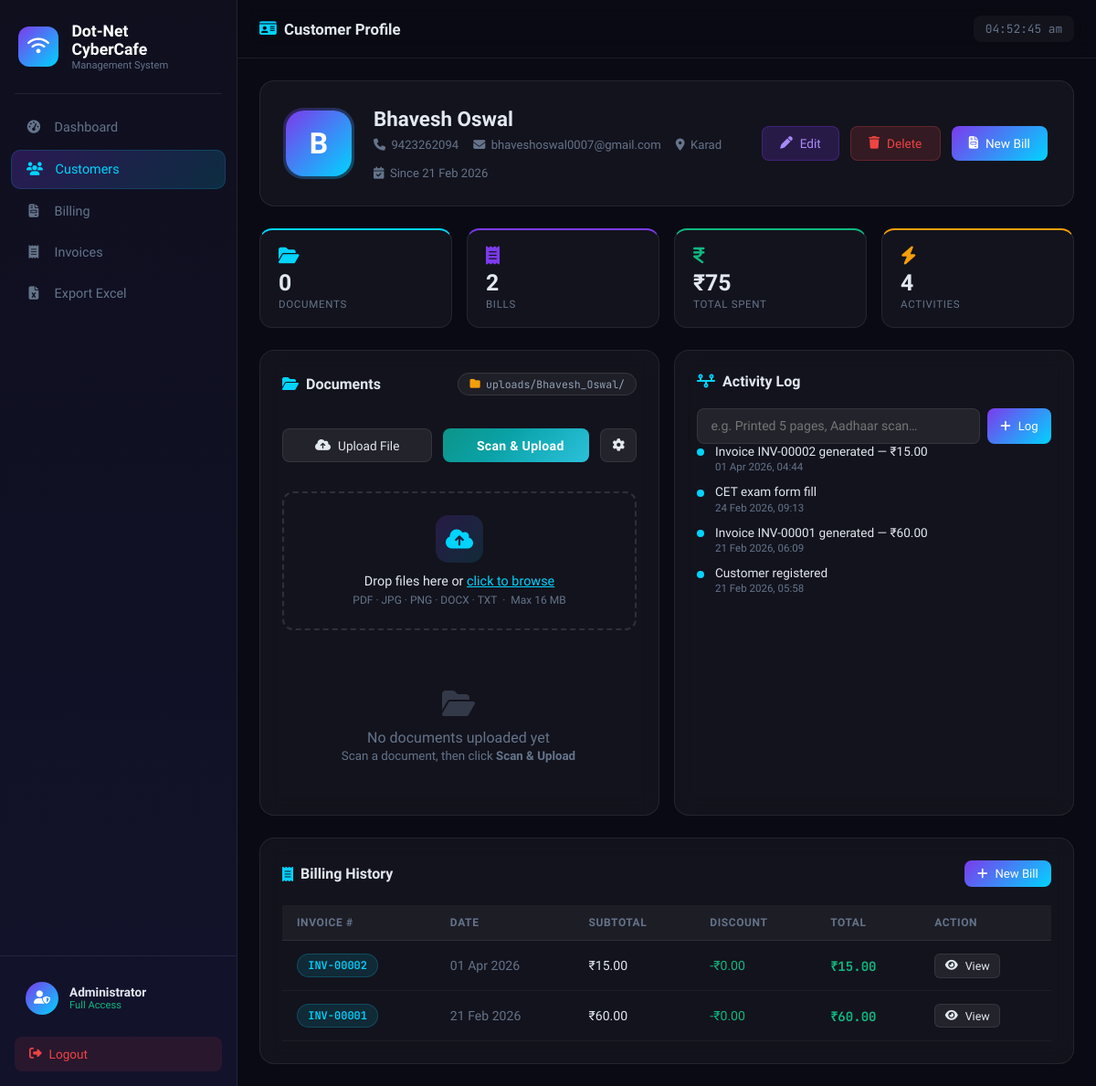
Screenshot of /customers/profile/1 (signed in) with the database file from the repository.
### app.py (models this page shows)
class Customer(db.Model):
    id         = db.Column(db.Integer, primary_key=True)
    name       = db.Column(db.String(100), nullable=False)
    phone      = db.Column(db.String(20),  nullable=False)
    email      = db.Column(db.String(120))
    place      = db.Column(db.String(100))
    created_at = db.Column(db.DateTime, default=datetime.utcnow)
    documents  = db.relationship('Document', backref='customer', lazy=True, cascade='all, delete-orphan')
    activities = db.relationship('Activity', backref='customer', lazy=True, cascade='all, delete-orphan')
    bills      = db.relationship('Bill',     backref='customer', lazy=True, cascade='all, delete-orphan')

class Activity(db.Model):
    id          = db.Column(db.Integer, primary_key=True)
    customer_id = db.Column(db.Integer, db.ForeignKey('customer.id'), nullable=False)
    description = db.Column(db.String(500), nullable=False)
    date        = db.Column(db.DateTime, default=datetime.utcnow)

class Bill(db.Model):
    id             = db.Column(db.Integer, primary_key=True)
    invoice_number = db.Column(db.String(20), unique=True, nullable=False)
    customer_id    = db.Column(db.Integer, db.ForeignKey('customer.id'), nullable=False)
    items          = db.Column(db.Text, nullable=False)
    subtotal       = db.Column(db.Float, default=0)
    discount       = db.Column(db.Float, default=0)
    total          = db.Column(db.Float, default=0)
    date           = db.Column(db.DateTime, default=datetime.utcnow)

### app.py (the view, shortened to what this page needs)
@app.route('/customers/profile/<int:cid>')
@login_required
def customer_profile(cid):
    c          = Customer.query.get_or_404(cid)
    documents  = Document.query.filter_by(customer_id=cid).order_by(Document.upload_date.desc()).all()
    activities = Activity.query.filter_by(customer_id=cid).order_by(Activity.date.desc()).all()
    bills      = Bill.query.filter_by(customer_id=cid).order_by(Bill.date.desc()).all()
    scanner_path = get_scanner_path()
    latest_scan  = None
    return render_template('profile.html',
        customer     = c,
        documents    = documents,
        activities   = activities,
        bills        = bills,
        total_spent  = sum(b.total for b in bills),
        folder_name  = sanitize_name(c.name),
        scanner_path = scanner_path,
        latest_scan  = latest_scan,
    )

### app.py (called while the page is built)
def get_scanner_path():
    try:
        with open(SCANNER_CONFIG_FILE, 'r', encoding='utf-8') as f:
            return f.read().strip()
    except FileNotFoundError:
        return ''

def sanitize_name(name):
    name = name.strip()
    name = re.sub(r'\s+', '_', name)
    name = re.sub(r'[^\w]', '', name)
    name = re.sub(r'_+', '_', name)
    name = name.strip('_')
    return name if name else 'customer'

def login_required(f):
    from functools import wraps
    @wraps(f)
    def decorated(*args, **kwargs):
        if not session.get('logged_in'):
            return redirect(url_for('login'))
        return f(*args, **kwargs)
    return decorated

### templates/profile.html (shortened to what this page needs)
{% extends "base.html" %}
{% block page_title %}<i class="fa-solid fa-id-card"></i> Customer Profile{% endblock %}
{% block content %}
<div class="profile-header">
  <div class="profile-avatar-wrap">
    <div class="profile-avatar">{{ customer.name[0].upper() }}</div>
    <div class="avatar-ring"></div>
  </div>
  <div class="profile-info">
    <h2>{{ customer.name }}</h2>
    <div class="profile-meta">
      <span><i class="fa-solid fa-phone"></i> {{ customer.phone }}</span>
      {% if customer.email %}<span><i class="fa-solid fa-envelope"></i> {{ customer.email }}</span>{% endif %}
      {% if customer.place %}<span><i class="fa-solid fa-location-dot"></i> {{ customer.place }}</span>{% endif %}
      <span><i class="fa-solid fa-calendar-check"></i> Since {{ customer.created_at.strftime('%d %b %Y') }}</span>
    </div>
  </div>
  <div class="profile-actions">
    <a href="{{ url_for('edit_customer', cid=customer.id) }}" class="btn btn-blue">
      <i class="fa-solid fa-pen"></i> Edit
    </a>
    <button onclick="confirmDelete('{{ url_for('delete_customer', cid=customer.id) }}',
      'Delete {{ customer.name }} and ALL their data permanently?')" class="btn btn-danger">
      <i class="fa-solid fa-trash"></i> Delete
    </button>
    <a href="{{ url_for('billing') }}" class="btn btn-primary">
      <i class="fa-solid fa-file-invoice"></i> New Bill
    </a>
  </div>
</div>
<div class="quick-stats">
  <div class="qs-card" style="--c:#00d4ff">
    <i class="fa-solid fa-folder-open"></i>
    <div class="qs-num">{{ documents|length }}</div>
    <div class="qs-label">Documents</div>
  </div>
  <div class="qs-card" style="--c:#7c3aed">
    <i class="fa-solid fa-receipt"></i>
    <div class="qs-num">{{ bills|length }}</div>
    <div class="qs-label">Bills</div>
  </div>
  <div class="qs-card" style="--c:#10b981">
    <i class="fa-solid fa-indian-rupee-sign"></i>
    <div class="qs-num">₹{{ "%.0f"|format(total_spent) }}</div>
    <div class="qs-label">Total Spent</div>
  </div>
  <div class="qs-card" style="--c:#f59e0b">
    <i class="fa-solid fa-bolt"></i>
    <div class="qs-num">{{ activities|length }}</div>
    <div class="qs-label">Activities</div>
  </div>
</div>
<div class="profile-grid">
  <div class="glass-card doc-panel">
    <div class="card-header">
      <h3>
        <i class="fa-solid fa-folder-open"></i> Documents
      </h3>
      <span class="folder-badge" title="Customer documents saved here">
        <i class="fa-solid fa-folder"></i> uploads/{{ folder_name }}/
      </span>
    </div>
    <div class="upload-action-row">
      <button type="button" class="btn btn-ghost btn-upload-trigger"
              onclick="document.getElementById('docFileInput').click()"
              title="Browse your computer and upload any file">
        <i class="fa-solid fa-cloud-arrow-up"></i> Upload File
      </button>
      <button type="button" class="btn btn-scan" id="btnScanFolder"
              onclick="importFromScannerFolder({{ customer.id }})"
              title="Import the latest scanned file from the scanner folder automatically">
         Scan &amp; Upload
      </button>
      <button type="button" class="btn btn-ghost btn-icon"
              onclick="toggleScannerSettings()"
              title="Configure scanner save folder">
        <i class="fa-solid fa-gear"></i>
      </button>
    </div>
    <form id="uploadForm"
          action="{{ url_for('upload_document', customer_id=customer.id) }}"
          method="POST"
          enctype="multipart/form-data">
      <div class="upload-zone" id="uploadZone"
           ondragover="handleDragOver(event)"
           ondragleave="handleDragLeave(event)"
           ondrop="handleDrop(event)">
        <div class="upload-zone-inner"
             onclick="document.getElementById('docFileInput').click()">
          <div class="upload-icon-wrap">
            <i class="fa-solid fa-cloud-arrow-up upload-cloud-icon"></i>
          </div>
          <p class="upload-main-text">
            Drop files here or <span class="upload-link">click to browse</span>
          </p>
          <p class="upload-sub-text">PDF · JPG · PNG · DOCX · TXT &nbsp;·&nbsp; Max 16 MB</p>
        </div>
      </div>
    </form>
    <div class="doc-list" id="docList">
      {% if documents %}
        {% for doc in documents %}
        <div class="doc-item" id="doc-item-{{ doc.id }}">
          <div class="doc-thumb {% if doc.is_image %}doc-thumb-img{% endif %}">
            {% if doc.is_image %}
              <img src="{{ url_for('view_document', did=doc.id) }}"
                   alt="{{ doc.original_name }}" loading="lazy"
                   onerror="this.parentElement.innerHTML='<i class=\'fa-solid {{ doc.icon[0] }}\' ></i>'">
            {% else %}
              <i class="fa-solid {{ doc.icon[0] }} {{ doc.icon[1] }}"></i>
            {% endif %}
          </div>
          <div class="doc-info">
            <div class="doc-name" title="{{ doc.original_name }}">{{ doc.original_name }}</div>
            <div class="doc-meta">
              <span class="doc-ext-badge">{{ doc.ext.upper() }}</span>
              <span>{{ doc.size_str }}</span>
              <span>{{ doc.upload_date.strftime('%d %b %Y, %H:%M') }}</span>
            </div>
          </div>
          <div class="doc-actions">
            <a href="{{ url_for('view_document', did=doc.id) }}" target="_blank"
               rel="noopener" class="btn btn-xs btn-ghost" title="Open in new tab">
              <i class="fa-solid fa-eye"></i>
            </a>
            <a href="{{ url_for('download_document', did=doc.id) }}"
               class="btn btn-xs btn-ghost" title="Download">
              <i class="fa-solid fa-download"></i>
            </a>
            <button onclick="confirmDelete(
                      '{{ url_for('delete_document', did=doc.id) }}',
                      'Delete &quot;{{ doc.original_name }}&quot;?')"
                    class="btn btn-xs btn-danger" title="Delete">
              <i class="fa-solid fa-trash"></i>
            </button>
          </div>
        </div>
        {% endfor %}
      {% else %}
        <div class="empty-state" id="noDocsPlaceholder">
          <i class="fa-solid fa-folder-open"></i>
          <p>No documents uploaded yet</p>
          <small>Scan a document, then click <strong>Scan &amp; Upload</strong></small>
        </div>
      {% endif %}
    </div>
  </div>
  <div class="glass-card">
    <div class="card-header">
      <h3><i class="fa-solid fa-timeline"></i> Activity Log</h3>
    </div>
    <form action="{{ url_for('add_activity', cid=customer.id) }}" method="POST" class="mb-3">
      <div class="inline-form">
        <input type="text" name="description"
               placeholder="e.g. Printed 5 pages, Aadhaar scan…"
               required maxlength="480">
        <button type="submit" class="btn btn-primary btn-sm">
          <i class="fa-solid fa-plus"></i> Log
        </button>
      </div>
    </form>
    <div class="activity-feed">
      {% for act in activities %}
      <div class="activity-item">
        <div class="activity-dot"></div>
        <div class="activity-content">
          <div class="activity-desc">{{ act.description }}</div>
          <div class="activity-meta">{{ act.date.strftime('%d %b %Y, %H:%M') }}</div>
        </div>
      </div>
      {% else %}
      <div class="empty-state small">
        <i class="fa-solid fa-inbox"></i><p>No activities yet</p>
      </div>
      {% endfor %}
    </div>
  </div>
</div>
<div class="glass-card mt-4">
  <div class="card-header">
    <h3><i class="fa-solid fa-receipt"></i> Billing History</h3>
    <a href="{{ url_for('billing') }}" class="btn btn-sm btn-primary">
      <i class="fa-solid fa-plus"></i> New Bill
    </a>
  </div>
  <div class="table-wrap">
    <table class="data-table">
      <thead>
        <tr><th>Invoice #</th><th>Date</th><th>Subtotal</th><th>Discount</th><th>Total</th><th>Action</th></tr>
      </thead>
      <tbody>
      {% for b in bills %}
        <tr>
          <td><span class="badge badge-blue">{{ b.invoice_number }}</span></td>
          <td class="muted">{{ b.date.strftime('%d %b %Y') }}</td>
          <td>₹{{ "%.2f"|format(b.subtotal) }}</td>
          <td class="text-green">-₹{{ "%.2f"|format(b.discount) }}</td>
          <td class="amount"><strong>₹{{ "%.2f"|format(b.total) }}</strong></td>
          <td>
            <a href="{{ url_for('invoice_view', bid=b.id) }}" class="btn btn-xs btn-ghost">
              <i class="fa-solid fa-eye"></i> View
            </a>
          </td>
        </tr>
      {% else %}
        <tr><td colspan="6" class="empty-row">No bills yet.</td></tr>
      {% endfor %}
      </tbody>
    </table>
  </div>
</div>
{% endblock %}

### rows the page displays
Customer: name "B", name "Bhavesh Oswal", phone "9423262094", email "bhaveshoswal0007@gmail.com", place "Karad", created_at "21 Feb 2026"
Activity: description "Invoice INV-00002 generated — ₹15.00", date "01 Apr 2026, 04:44"
Activity: description "CET exam form fill", date "24 Feb 2026, 09:13"
Activity: description "Invoice INV-00001 generated — ₹60.00", date "21 Feb 2026, 06:09"
Activity: description "Customer registered", date "21 Feb 2026, 05:58"
Bill: invoice_number "INV-00002", date "01 Apr 2026", subtotal "15.00", discount "0.00", total "15.00"
Bill: invoice_number "INV-00001", date "21 Feb 2026", subtotal "60.00", discount "0.00", total "60.00"

### other values shown
{{ documents|length }} "0"
{{ bills|length }} "2"
{{ "%.0f"|format(total_spent) }} "75"
{{ activities|length }} "4"
{{ folder_name }} "Bhavesh_Oswal"
